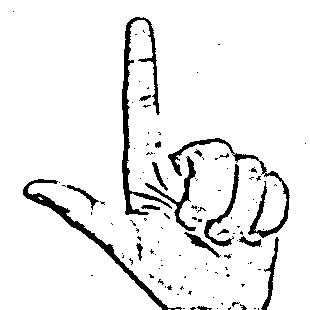
#> input picture dataSet/Words/HELLO/2.jpg, 310 x 310 px, given in place of the camera
$ python dataCollection.py
#> lines starting #> are read from the running program, lines starting #| are printed output that depends on the picture; after the words box and inside, x2 and y2 are one past the last pixel; in counts of white or black regions, pixels touching at a corner belong together; pictures that were not available may be replaced by others from this repository, and a replacement may not be noted
import cv2
import numpy as np
import os

# Creating and Collecting Training Data

mode = 'trainingData' # or 'testingData'
directory = 'dataSet/' + mode + '/'
minValue = 70 # or 35 for testing data

capture = cv2.VideoCapture(0)
interrupt = -1

while True:
    _, frame = capture.read()
#> frame is the input picture: shape (310, 310, 3); min 0, max 255, mean 236.6

    # Simulating mirror Image
    frame = cv2.flip(frame, 1)

    # Getting count of existing images

    count = {
                'zero': len(os.listdir(directory+"0/")),

                'a': len(os.listdir(directory+"A/")),
                'b': len(os.listdir(directory+"B/")),
                'c': len(os.listdir(directory+"C/")),
                'd': len(os.listdir(directory+"D/")),
                'e': len(os.listdir(directory+"E/")),
                'f': len(os.listdir(directory+"F/")),
                'g': len(os.listdir(directory+"G/")),
                'h': len(os.listdir(directory+"H/")),
                'i': len(os.listdir(directory+"I/")),
                'j': len(os.listdir(directory+"J/")),
                'k': len(os.listdir(directory+"K/")),
                'l': len(os.listdir(directory+"L/")),
                'm': len(os.listdir(directory+"M/")),
                'n': len(os.listdir(directory+"N/")),
                'o': len(os.listdir(directory+"O/")),
                'p': len(os.listdir(directory+"P/")),
                'q': len(os.listdir(directory+"Q/")),
                'r': len(os.listdir(directory+"R/")),
                's': len(os.listdir(directory+"S/")),
                't': len(os.listdir(directory+"T/")),
                'u': len(os.listdir(directory+"U/")),
                'v': len(os.listdir(directory+"V/")),
                'w': len(os.listdir(directory+"W/")),
                'x': len(os.listdir(directory+"X/")),
                'y': len(os.listdir(directory+"Y/")),
                'z': len(os.listdir(directory+"Z/")),
    }

    # Printing the count of each set on the screen

    cv2.putText(frame, "ZERO : " +str(count['zero']), (10, 60), cv2.FONT_HERSHEY_PLAIN, 1, (0,255,255), 1)
#> frame: shape (310, 310, 3); mean B, G, R 236.3, 236.6, 236.6

    cv2.putText(frame, "a : " +str(count['a']), (10, 70), cv2.FONT_HERSHEY_PLAIN, 1, (0,255,255), 1)
#> frame: shape (310, 310, 3); mean B, G, R 236.2, 236.6, 236.6
    cv2.putText(frame, "b : " +str(count['b']), (10, 80), cv2.FONT_HERSHEY_PLAIN, 1, (0,255,255), 1)
#> frame: shape (310, 310, 3); mean B, G, R 236.1, 236.6, 236.6
    cv2.putText(frame, "c : " +str(count['c']), (10, 90), cv2.FONT_HERSHEY_PLAIN, 1, (0,255,255), 1)
#> frame: shape (310, 310, 3); mean B, G, R 236, 236.6, 236.6
    cv2.putText(frame, "d : " +str(count['d']), (10, 100), cv2.FONT_HERSHEY_PLAIN, 1, (0,255,255), 1)
#> frame: shape (310, 310, 3); mean B, G, R 235.9, 236.6, 236.6
    cv2.putText(frame, "e : " +str(count['e']), (10, 110), cv2.FONT_HERSHEY_PLAIN, 1, (0,255,255), 1)
#> frame: shape (310, 310, 3); mean B, G, R 235.8, 236.6, 236.6
    cv2.putText(frame, "f : " +str(count['f']), (10, 120), cv2.FONT_HERSHEY_PLAIN, 1, (0,255,255), 1)
#> frame: shape (310, 310, 3); mean B, G, R 235.7, 236.6, 236.6
    cv2.putText(frame, "g : " +str(count['g']), (10, 130), cv2.FONT_HERSHEY_PLAIN, 1, (0,255,255), 1)
#> frame: shape (310, 310, 3); mean B, G, R 235.6, 236.6, 236.6
    cv2.putText(frame, "h : " +str(count['h']), (10, 140), cv2.FONT_HERSHEY_PLAIN, 1, (0,255,255), 1)
#> frame: shape (310, 310, 3); mean B, G, R 235.4, 236.6, 236.6
    cv2.putText(frame, "i : " +str(count['i']), (10, 150), cv2.FONT_HERSHEY_PLAIN, 1, (0,255,255), 1)
#> frame: shape (310, 310, 3); mean B, G, R 235.4, 236.6, 236.6
    cv2.putText(frame, "k : " +str(count['k']), (10, 160), cv2.FONT_HERSHEY_PLAIN, 1, (0,255,255), 1)
#> frame: shape (310, 310, 3); mean B, G, R 235.3, 236.6, 236.6
    cv2.putText(frame, "l : " +str(count['l']), (10, 170), cv2.FONT_HERSHEY_PLAIN, 1, (0,255,255), 1)
#> frame: shape (310, 310, 3); mean B, G, R 235.2, 236.6, 236.6
    cv2.putText(frame, "m : " +str(count['m']), (10, 180), cv2.FONT_HERSHEY_PLAIN, 1, (0,255,255), 1)
#> frame: shape (310, 310, 3); mean B, G, R 235.1, 236.7, 236.7
    cv2.putText(frame, "n : " +str(count['n']), (10, 190), cv2.FONT_HERSHEY_PLAIN, 1, (0,255,255), 1)
#> frame: shape (310, 310, 3); mean B, G, R 235, 236.7, 236.7
    cv2.putText(frame, "o : " +str(count['o']), (10, 200), cv2.FONT_HERSHEY_PLAIN, 1, (0,255,255), 1)
#> frame: shape (310, 310, 3); mean B, G, R 234.9, 236.7, 236.7
    cv2.putText(frame, "p : " +str(count['p']), (10, 210), cv2.FONT_HERSHEY_PLAIN, 1, (0,255,255), 1)
#> frame: shape (310, 310, 3); mean B, G, R 234.8, 236.7, 236.7
    cv2.putText(frame, "q : " +str(count['q']), (10, 220), cv2.FONT_HERSHEY_PLAIN, 1, (0,255,255), 1)
#> frame: shape (310, 310, 3); mean B, G, R 234.7, 236.7, 236.7
    cv2.putText(frame, "r : " +str(count['r']), (10, 230), cv2.FONT_HERSHEY_PLAIN, 1, (0,255,255), 1)
#> frame: shape (310, 310, 3); mean B, G, R 234.6, 236.7, 236.7
    cv2.putText(frame, "s : " +str(count['s']), (10, 240), cv2.FONT_HERSHEY_PLAIN, 1, (0,255,255), 1)
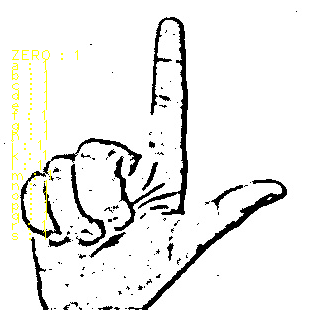
#> frame: shape (310, 310, 3); mean B, G, R 234.6, 236.7, 236.7
    cv2.putText(frame, "t : " +str(count['t']), (10, 250), cv2.FONT_HERSHEY_PLAIN, 1, (0,255,255), 1)
#> frame: shape (310, 310, 3); 0.04% of pixels changed, all inside (x1, y1, x2, y2) = (12, 240, 45, 250)
    cv2.putText(frame, "u : " +str(count['u']), (10, 260), cv2.FONT_HERSHEY_PLAIN, 1, (0,255,255), 1)
#> frame: shape (310, 310, 3); mean B, G, R 234.4, 236.7, 236.7
    cv2.putText(frame, "v : " +str(count['v']), (10, 270), cv2.FONT_HERSHEY_PLAIN, 1, (0,255,255), 1)
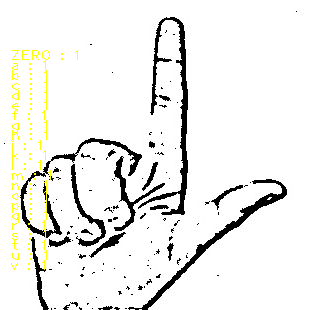
#> frame: shape (310, 310, 3); mean B, G, R 234.3, 236.7, 236.7
    cv2.putText(frame, "w : " +str(count['w']), (10, 280), cv2.FONT_HERSHEY_PLAIN, 1, (0,255,255), 1)
#> frame: shape (310, 310, 3); 0.04% of pixels changed, all inside (x1, y1, x2, y2) = (12, 270, 49, 280)
    cv2.putText(frame, "x : " +str(count['x']), (10, 290), cv2.FONT_HERSHEY_PLAIN, 1, (0,255,255), 1)
#> frame: shape (310, 310, 3); mean B, G, R 234.1, 236.7, 236.7
    cv2.putText(frame, "y : " +str(count['y']), (10, 300), cv2.FONT_HERSHEY_PLAIN, 1, (0,255,255), 1)
    cv2.putText(frame, "z : " +str(count['z']), (10, 310), cv2.FONT_HERSHEY_PLAIN, 1, (0,255,255), 1)
#> frame: shape (310, 310, 3); mean B, G, R 233.9, 236.8, 236.8

    # Coordinates of the ROI

    x1 = int(0.5*frame.shape[1])
#> x1 = 155
    y1 = 10
    x2 = frame.shape[1]-10
#> x2 = 300
    y2 = int(0.5*frame.shape[1])
#> y2 = 155

    # Drawing the ROI
    # The increment/decrement by 1 is to compensate for the bounding box
    cv2.rectangle(frame, (x1-1, y1-1), (x2+1, y2+1), (255,0,0) ,1)
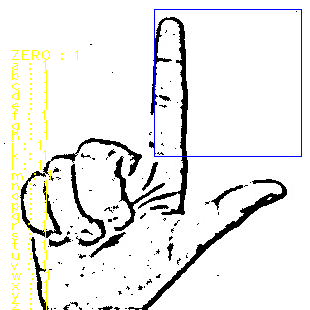
#> frame: shape (310, 310, 3); mean B, G, R 234.1, 235.4, 235.4

    # Extracting the ROI
    roi = frame[y1:y2, x1:x2]
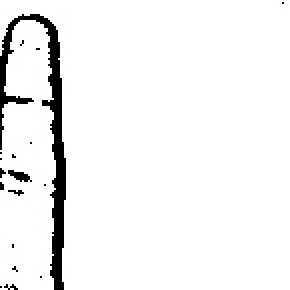
#> roi: shape (145, 145, 3) (shown 2 times larger); min 0, max 255, mean 242
    # cv2.imshow("ROI", roi)

    cv2.imshow("Frame", frame)

    # Image Processing

    gray = cv2.cvtColor(roi, cv2.COLOR_BGR2GRAY)
    #cv2.imshow("Gray", gray)
    blur = cv2.GaussianBlur(gray, (5,5), 2)
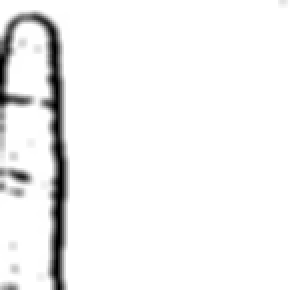
#> blur: shape (145, 145) (shown 2 times larger); min 0, max 255, mean 242
    #cv2.imshow("Blur", blur)
    th3 = cv2.adaptiveThreshold(blur, 255, cv2.ADAPTIVE_THRESH_GAUSSIAN_C, cv2.THRESH_BINARY_INV, 11, 2)
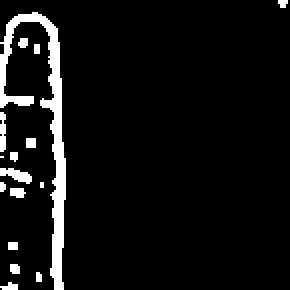
#> th3: shape (145, 145) (shown 2 times larger); 6.5% white; 16 white regions (7 under 20 px), largest, box (x1, y1, x2, y2) and area: (0, 6, 33, 145) 1015, (0, 84, 16, 92) 72, (0, 56, 3, 76) 52
    #cv2.imshow("th3", th3)
    ret, image = cv2.threshold(th3, minValue, 255, cv2.THRESH_BINARY_INV+cv2.THRESH_OTSU)
#> ret = 0
    #cv2.imshow("Test Image", image)

    # Output Image after the Image Processing that is used for data collection

    image = cv2.resize(image, (300,300))
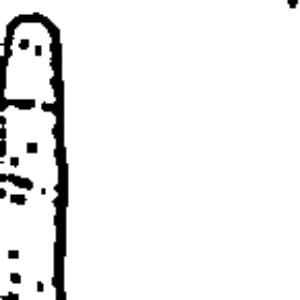
#> image: shape (300, 300); min 0, max 255, mean 238.4
    cv2.imshow("test", image)

    # Data Collection

    interrupt = cv2.waitKey(10)
#> (key e is pressed here)
    if interrupt & 0xFF == 27:
        # esc key
        break
    if interrupt & 0xFF == ord('0'):
        cv2.imwrite(directory+'0/'+str(count['zero'])+'.jpg', image)

    if interrupt & 0xFF == ord('a'):
        cv2.imwrite(directory+'A/'+str(count['a'])+'.jpg', image)

    if interrupt & 0xFF == ord('b'):
        cv2.imwrite(directory+'B/'+str(count['b'])+'.jpg', image)

    if interrupt & 0xFF == ord('c'):
        cv2.imwrite(directory+'C/'+str(count['c'])+'.jpg', image)

    if interrupt & 0xFF == ord('d'):
        cv2.imwrite(directory+'D/'+str(count['d'])+'.jpg', image)

    if interrupt & 0xFF == ord('e'):
        cv2.imwrite(directory+'E/'+str(count['e'])+'.jpg', image)

    if interrupt & 0xFF == ord('f'):
        cv2.imwrite(directory+'F/'+str(count['f'])+'.jpg', image)

    if interrupt & 0xFF == ord('g'):
        cv2.imwrite(directory+'G/'+str(count['g'])+'.jpg', image)

    if interrupt & 0xFF == ord('h'):
        cv2.imwrite(directory+'H/'+str(count['h'])+'.jpg', image)

    if interrupt & 0xFF == ord('i'):
        cv2.imwrite(directory+'I/'+str(count['i'])+'.jpg', image)

    if interrupt & 0xFF == ord('j'):
        cv2.imwrite(directory+'J/'+str(count['j'])+'.jpg', image)

    if interrupt & 0xFF == ord('k'):
        cv2.imwrite(directory+'K/'+str(count['k'])+'.jpg', image)

    if interrupt & 0xFF == ord('l'):
        cv2.imwrite(directory+'L/'+str(count['l'])+'.jpg', image)

    if interrupt & 0xFF == ord('m'):
        cv2.imwrite(directory+'M/'+str(count['m'])+'.jpg', image)

    if interrupt & 0xFF == ord('n'):
        cv2.imwrite(directory+'N/'+str(count['n'])+'.jpg', image)

    if interrupt & 0xFF == ord('o'):
        cv2.imwrite(directory+'O/'+str(count['o'])+'.jpg', image)

    if interrupt & 0xFF == ord('p'):
        cv2.imwrite(directory+'P/'+str(count['p'])+'.jpg', image)

    if interrupt & 0xFF == ord('q'):
        cv2.imwrite(directory+'Q/'+str(count['q'])+'.jpg', image)

    if interrupt & 0xFF == ord('r'):
        cv2.imwrite(directory+'R/'+str(count['r'])+'.jpg', image)

    if interrupt & 0xFF == ord('s'):
        cv2.imwrite(directory+'S/'+str(count['s'])+'.jpg', image)

    if interrupt & 0xFF == ord('t'):
        cv2.imwrite(directory+'T/'+str(count['t'])+'.jpg', image)

    if interrupt & 0xFF == ord('u'):
        cv2.imwrite(directory+'U/'+str(count['u'])+'.jpg', image)

    if interrupt & 0xFF == ord('v'):
        cv2.imwrite(directory+'V/'+str(count['v'])+'.jpg', image)

    if interrupt & 0xFF == ord('w'):
        cv2.imwrite(directory+'W/'+str(count['w'])+'.jpg', image)

    if interrupt & 0xFF == ord('x'):
        cv2.imwrite(directory+'X/'+str(count['x'])+'.jpg', image)

    if interrupt & 0xFF == ord('y'):
        cv2.imwrite(directory+'Y/'+str(count['y'])+'.jpg', image)

    if interrupt & 0xFF == ord('z'):
        cv2.imwrite(directory+'Z/'+str(count['z'])+'.jpg', image)

capture.release()
cv2.destroyAllWindows()
